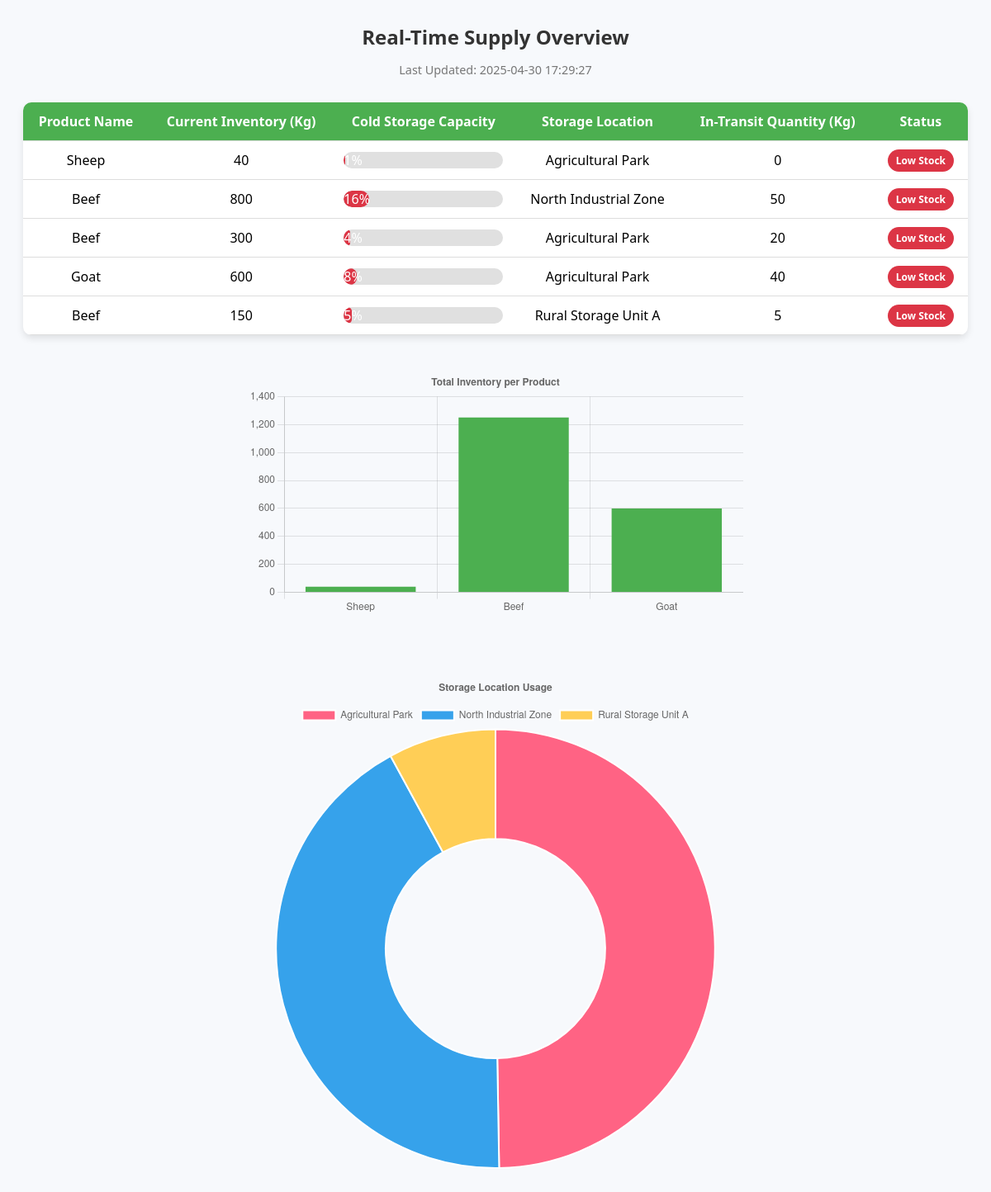
Page /realTimeSupplyLevel.php on the committed database.
### tables this page shows
CREATE TABLE `coldstorageproduct` (
  `id` int(11) NOT NULL,
  `storageid` int(11) NOT NULL,
  `wholesalerid` int(11) NOT NULL,
  `productType` varchar(50) NOT NULL,
  `entryDate` datetime NOT NULL,
  `expiryDate` date NOT NULL,
  `quantity` float NOT NULL,
  `InTransitQty` float NOT NULL,
  `status` varchar(20) NOT NULL
);

CREATE TABLE `wholesaler_product` (
  `wholesalerID` int(11) NOT NULL,
  `ProductType` varchar(50) NOT NULL,
  `AvailableQuantity` int(7) NOT NULL,
  `MinimumOrderQty` varchar(4) NOT NULL,
  `PricePerUnit` decimal(4,0) NOT NULL,
  `EntryDate` datetime DEFAULT NULL,
  `ExpiryDate` date DEFAULT NULL,
  `InTransitQty` int(7) DEFAULT 0
);

CREATE TABLE `cold_storage` (
  `StorageID` int(11) NOT NULL,
  `Capacity` float DEFAULT NULL,
  `Area` varchar(100) DEFAULT NULL,
  `City` varchar(100) DEFAULT NULL,
  `contact` varchar(11) NOT NULL
);

### realTimeSupplyLevel.php (the view, shortened to what this page needs)
<?php
include("db.php");
$sql = "SELECT
          wp.ProductType,
          csp.quantity AS AvailableQuantity,
          csp.InTransitQty,
          cs.Area AS StorageLocation,
          cs.Capacity AS StorageCapacity,
          csp.entryDate AS EntryDate,
          csp.expiryDate AS ExpiryDate,
          csp.status
        FROM coldstorageproduct csp
        JOIN wholesaler_product wp
          ON csp.wholesalerid = wp.wholesalerID
         AND csp.ProductType = wp.ProductType
        JOIN cold_storage cs ON csp.storageid = cs.StorageID";
$result = $conn->query($sql);
$supplyData = [];
$productTotals = [];
$storageUsage = [];
if ($result->num_rows > 0) {
  while($row = $result->fetch_assoc()) {
    $supplyData[] = $row;
    $productType = $row['ProductType'];
    $quantity = $row['AvailableQuantity'];
    $storageLocation = $row['StorageLocation'];
    if (isset($productTotals[$productType])) {
        $productTotals[$productType] += $quantity;
    } else {
        $productTotals[$productType] = $quantity;
    }
    if (isset($storageUsage[$storageLocation])) {
        $storageUsage[$storageLocation] += $quantity;
    } else {
        $storageUsage[$storageLocation] = $quantity;
    }
  }
}
$productLabels = array_keys($productTotals);
$inventoryQuantities = array_values($productTotals);
$storageLabels = array_keys($storageUsage);
$storageQuantities = array_values($storageUsage);
?>
<!DOCTYPE html>
<html lang="en">
<head>
</head>
<body>
    <h2>Real-Time Supply Overview</h2>
    <p class="timestamp">Last Updated: <?php echo date('Y-m-d H:i:s'); ?></p>
    <table class="sortable">
        <thead>
            <tr>
                <th>Product Name</th>
                <th>Current Inventory (Kg)</th>
                <th>Cold Storage Capacity</th>
                <th>Storage Location</th>
                <th>In-Transit Quantity (Kg)</th>
                <th>Status</th>
            </tr>
        </thead>
        <tbody>
            <?php foreach ($supplyData as $item): ?>
            <?php
      $fillPercent = ($item['AvailableQuantity'] / $item['StorageCapacity']) * 100;
      $fillPercent = round($fillPercent);
      $expiryWarning = (strtotime($item['ExpiryDate']) - time()) < (5 * 86400);
      if ($expiryWarning) {
        $statusClass = 'expiry-soon';
        $statusText = 'Expiring Soon';
      } elseif ($fillPercent > 85) {
        $statusClass = 'overstock';
        $statusText = 'Overstock';
      } elseif ($fillPercent < 50) {
        $statusClass = 'low';
        $statusText = 'Low Stock';
      } else {
        $statusClass = 'normal';
        $statusText = 'Normal';
      }
      if ($fillPercent > 85) $progressColor = '#ffc107';
      elseif ($fillPercent < 50) $progressColor = '#dc3545';
      else $progressColor = '#4CAF50';
    ?>
            <tr>
                <td data-label="Product Name" title="<?php echo htmlspecialchars($item['ProductType']); ?>">
                    <?php echo htmlspecialchars($item['ProductType']); ?></td>
                <td data-label="Current Inventory (Kg)"><?php echo htmlspecialchars($item['AvailableQuantity']); ?></td>
                <td data-label="Cold Storage Capacity">
                    <div class="progress-bar">
                        <div class="progress"
                            style="background-color: <?php echo $progressColor; ?>; width: <?php echo $fillPercent; ?>%;">
                            <?php echo $fillPercent; ?>%
                        </div>
                    </div>
                </td>
                <td data-label="Storage Location"><?php echo htmlspecialchars($item['StorageLocation']); ?></td>
                <td data-label="In-Transit Quantity (Kg)"><?php echo htmlspecialchars($item['InTransitQty']); ?></td>
                <td data-label="Status"><span
                        class="badge <?php echo $statusClass; ?>"><?php echo $statusText; ?></span></td>
            </tr>
            <?php endforeach; ?>
        </tbody>
    </table>
    <div class="chart-container">
        <canvas id="productChart" style="margin-bottom: 50px;"></canvas>
        <canvas id="storageChart"></canvas>
    </div>
    <script>
    // Chart 1: Product Wise Inventory
    const productLabels = <?php echo json_encode($productLabels); ?>;
    const inventoryQuantities = <?php echo json_encode($inventoryQuantities); ?>;
    const ctx1 = document.getElementById('productChart').getContext('2d');
    const productChart = new Chart(ctx1, {
        type: 'bar',
        data: {
            labels: productLabels,
            datasets: [{
                label: 'Total Inventory (Kg)',
                backgroundColor: '#4CAF50',
                data: inventoryQuantities
            }]
        },
        options: {
            responsive: false,
            plugins: {
                title: {
                    display: true,
                    text: 'Total Inventory per Product'
                },
                legend: {
                    display: false
                }
            }
        }
    });
    // Chart 2: Storage Location Usage
    const storageLabels = <?php echo json_encode($storageLabels); ?>;
    const storageQuantities = <?php echo json_encode($storageQuantities); ?>;
    const ctx2 = document.getElementById('storageChart').getContext('2d');
    const storageChart = new Chart(ctx2, {
        type: 'doughnut',
        data: {
            labels: storageLabels,
            datasets: [{
                label: 'Storage Usage (Kg)',
                backgroundColor: ['#FF6384', '#36A2EB', '#FFCE56', '#8BC34A', '#E91E63', '#9C27B0'],
                data: storageQuantities
            }]
        },
        options: {
            responsive: false,
            plugins: {
                title: {
                    display: true,
                    text: 'Storage Location Usage'
                }
            }
        }
    });
    </script>
</body>
</html>

### realTimeSupplyLevel.php (style rules this page uses)
body { font-family: 'Segoe UI', Tahoma, Geneva, Verdana, sans-serif; padding: 20px; background-color: #f7f9fc; }
h2 { text-align: center; margin-bottom: 10px; color: #333; }
p.timestamp { text-align: center; color: #777; font-size: 0.9em; margin-bottom: 30px; }
table { width: 100%; border-collapse: collapse; background: white; border-radius: 10px; overflow: hidden; box-shadow: 0 4px 8px rgba(0, 0, 0, 0.1); margin-bottom: 40px; }
th, td { padding: 12px; text-align: center; border-bottom: 1px solid #ddd; }
th { background-color: #4CAF50; color: white; font-weight: bold; cursor: pointer; }
.badge { padding: 5px 10px; border-radius: 20px; color: white; font-size: 12px; font-weight: bold; }
.low { background-color: #dc3545; }
.progress-bar { background-color: #e0e0e0; border-radius: 20px; position: relative; height: 20px; overflow: hidden; }
.progress { height: 100%; text-align: center; color: white; border-radius: 20px; line-height: 20px; transition: width 0.5s ease; }
.chart-container { display: flex; justify-content: space-around; align-items: flex-start; flex-wrap: wrap; width: 90%; margin: 0 auto; gap: 20px; }
.chart-container canvas { width: 600px; height: 600px; }

### rows in the picture
coldstorageproduct: wholesaler_product.ProductType "Sheep", quantity "40", quantity.Capacity "1", storageid.Area "Agricultural Park", InTransitQty "0", statusText "Low Stock"
coldstorageproduct: wholesaler_product.ProductType "Beef", quantity "800", quantity.Capacity "16", storageid.Area "North Industrial Zone", InTransitQty "50", statusText "Low Stock"
coldstorageproduct: wholesaler_product.ProductType "Beef", quantity "300", quantity.Capacity "4", storageid.Area "Agricultural Park", InTransitQty "20", statusText "Low Stock"
coldstorageproduct: wholesaler_product.ProductType "Goat", quantity "600", quantity.Capacity "8", storageid.Area "Agricultural Park", InTransitQty "40", statusText "Low Stock"
coldstorageproduct: wholesaler_product.ProductType "Beef", quantity "150", quantity.Capacity "5", storageid.Area "Rural Storage Unit A", InTransitQty "5", statusText "Low Stock"

### other values in the picture
chart data {{ json_encode($productLabels) }} ["Sheep","Beef","Goat"]
chart data {{ json_encode($inventoryQuantities) }} ["40",1250,"600"]
chart data {{ json_encode($storageLabels) }} ["Agricultural Park","North Industrial Zone","Rural Storage Unit A"]
chart data {{ json_encode($storageQuantities) }} [940,"800","150"]
